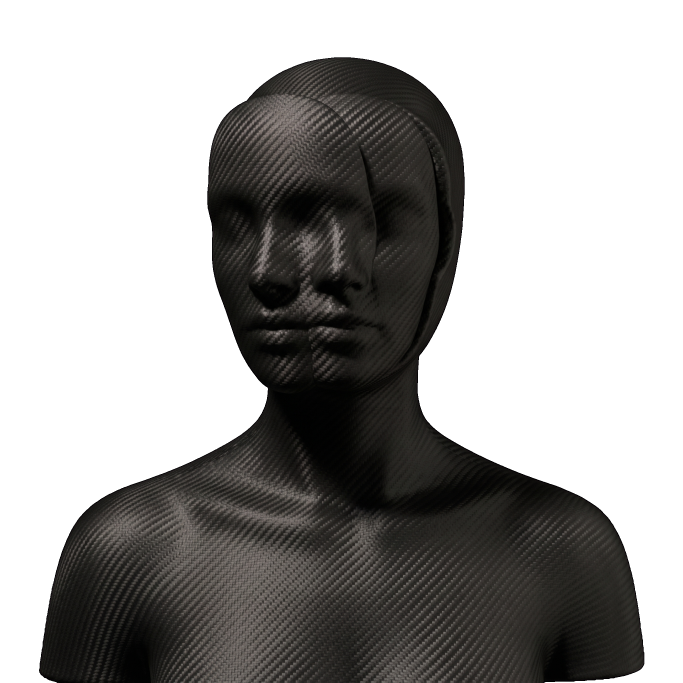
#> input picture collection/assets/layers/40_entity_base/entity__hollow__material__carbon__architecture__double_plane__v001.png, 2048 x 2048 px (shown at 1/3 size); its folder holds only this picture in this run
$ python build_entity_base_sheets.py
#> lines starting #> are read from the running program, lines starting #| are printed output that depends on the picture
#!/usr/bin/env python3
"""Readable per-entity contact sheets for entity-base visual QA (offline).

One sheet per entity (human/hollow/specter/synthetic): rows = material,
cols = architecture, each tile composited on neutral gray with a canonical label.
Tiles are large (not postage stamps) so a human can actually review them.
Writes collection/reports/entity-base-review-<entity>.png.
"""
from __future__ import annotations
import collections
from pathlib import Path
from PIL import Image, ImageDraw, ImageFont

COLLECTION = Path(__file__).resolve().parents[1]
BASEDIR = COLLECTION / "assets" / "layers" / "40_entity_base"
OUTDIR = COLLECTION / "reports"
TILE = 460
LABEL_H = 30
PAD = 8
BG = (32, 34, 38)
GRID = (70, 74, 82)
CHECK_A, CHECK_B = (60, 60, 66), (48, 48, 54)
TXT = (232, 232, 236)

ARCH_ORDER = ["sealed", "inset", "double_plane", "suspended_core"]


def font(sz):
    for p in ("/usr/share/fonts/truetype/dejavu/DejaVuSans.ttf",
              "/usr/share/fonts/truetype/dejavu/DejaVuSans-Bold.ttf"):
        if Path(p).is_file():
            return ImageFont.truetype(p, sz)
    return ImageFont.load_default()


def checker(sz, cell=16):
    im = Image.new("RGB", (sz, sz), CHECK_A)
    d = ImageDraw.Draw(im)
    for y in range(0, sz, cell):
        for x in range(0, sz, cell):
            if (x // cell + y // cell) % 2:
                d.rectangle([x, y, x + cell, y + cell], fill=CHECK_B)
    return im


def tile(path: Path) -> Image.Image:
    base = checker(TILE)
    with Image.open(path) as im:
        rgba = im.convert("RGBA").resize((TILE, TILE), Image.LANCZOS)
    base.paste(rgba, (0, 0), rgba)
    return base


def main():
    files = sorted(BASEDIR.glob("*.png"))
    by_ent = collections.defaultdict(dict)  # ent -> {(mat,arch): path}
    for p in files:
        parts = p.name.replace(".png", "").split("__")
        by_ent[parts[1]][(parts[3], parts[5])] = p

    fnt = font(20)
    fnt_hdr = font(30)
    written = []
    for ent in sorted(by_ent):
        combos = by_ent[ent]
        mats = sorted({m for m, a in combos})
        archs = [a for a in ARCH_ORDER if any(a == aa for _, aa in combos)]
        ncols, nrows = len(archs), len(mats)
        W = PAD + ncols * (TILE + PAD)
        H = 56 + nrows * (TILE + LABEL_H + PAD) + PAD
        sheet = Image.new("RGB", (W, H), BG)
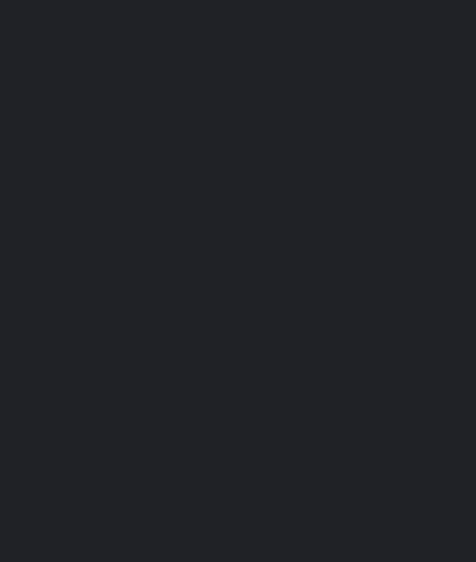
#> sheet: PIL image 476x562 RGB; mean R, G, B 32, 34, 38
        d = ImageDraw.Draw(sheet)
        d.text((PAD, 14), f"GHOST//ROOT entity_base — {ent.upper()}  ({len(combos)} bases)  rows=material  cols=architecture",
                fill=TXT, font=fnt_hdr)
        for r, mat in enumerate(mats):
            for c, arch in enumerate(archs):
                x = PAD + c * (TILE + PAD)
                y = 56 + r * (TILE + LABEL_H + PAD)
                p = combos.get((mat, arch))
                if p is None:
                    d.rectangle([x, y, x + TILE, y + TILE], outline=GRID, width=2)
                    d.text((x + 10, y + TILE // 2), "(no combo)", fill=GRID, font=fnt)
                else:
                    sheet.paste(tile(p), (x, y))
#> in checker, `im = Image.new("RGB", (sz, sz), CHECK_A)`:
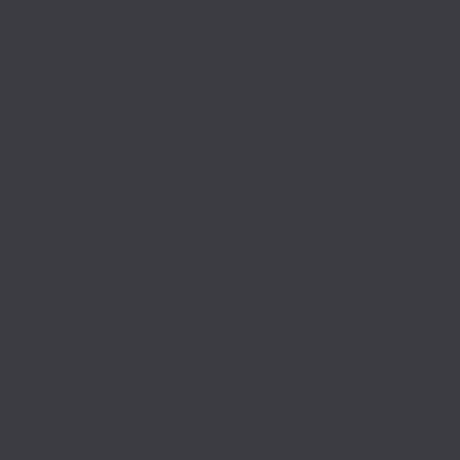
#> im: PIL image 460x460 RGB; mean R, G, B 60, 60, 66
#> in tile, im is the input picture: PIL image 2048x2048 RGBA; mean R, G, B, A 20.3, 19.2, 17.8, 112.5
#> in tile, `rgba = im.convert("RGBA").resize((TILE, TILE), Image.LANCZOS)`:
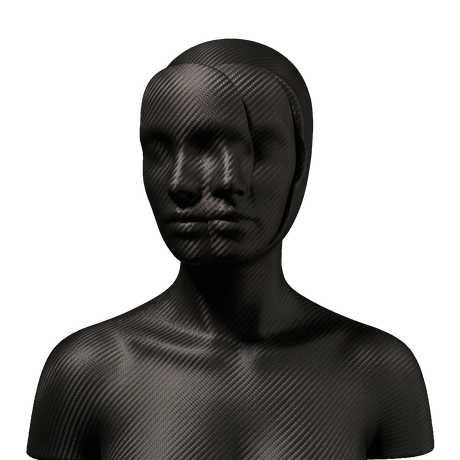
#> rgba: PIL image 460x460 RGBA; mean R, G, B, A 20.3, 19.2, 17.8, 112.5; transparent parts drawn white
#> in tile, `base.paste(rgba, (0, 0), rgba)`:
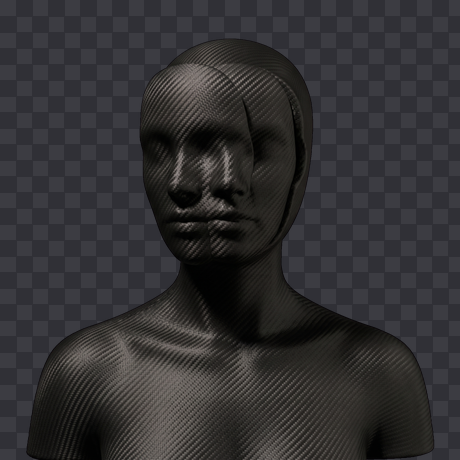
#> base: PIL image 460x460 RGB; mean R, G, B 50, 49, 50.9
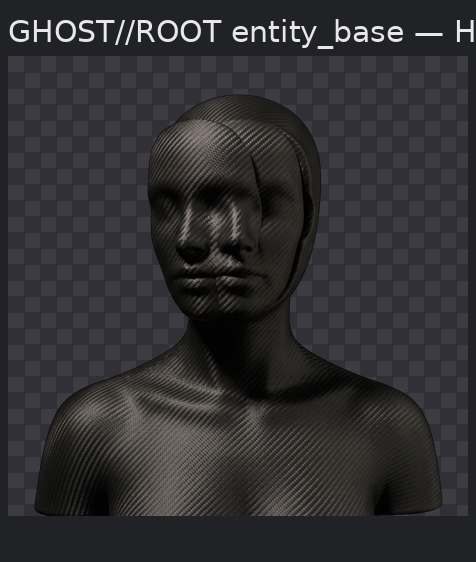
#> sheet: PIL image 476x562 RGB; mean R, G, B 48.5, 48, 50.4
                    d.rectangle([x, y, x + TILE, y + TILE], outline=GRID, width=2)
                d.rectangle([x, y + TILE, x + TILE, y + TILE + LABEL_H], fill=(20, 20, 24))
                d.text((x + 6, y + TILE + 5), f"{ent}/{mat}/{arch}", fill=TXT, font=fnt)
        out = OUTDIR / f"entity-base-review-{ent}.png"
        sheet.save(out)
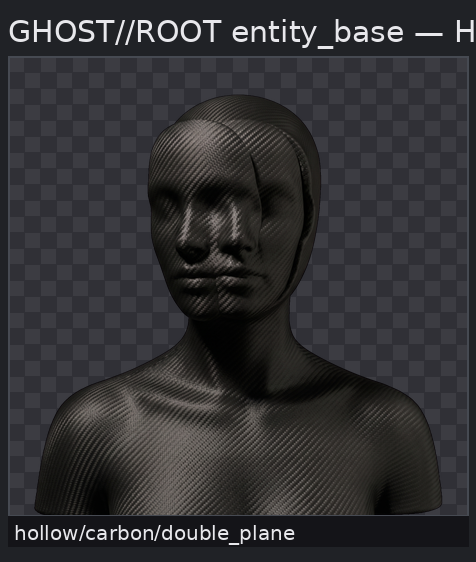
#> saved as entity-base-review-hollow.png: PIL image 476x562 RGB; mean R, G, B 49.1, 48.5, 51
        written.append(out)
        print(f"wrote {out}  ({W}x{H}, {ncols}x{nrows} grid)")
    print("\nsheets:", len(written))


if __name__ == "__main__":
    main()
